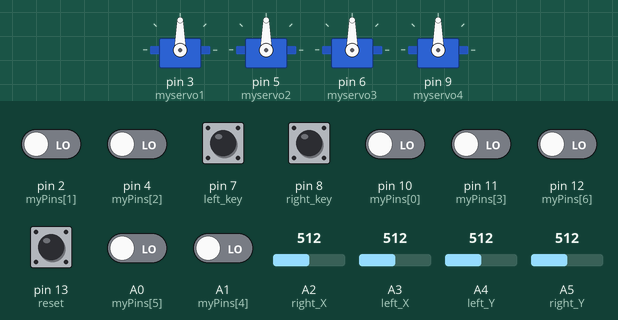
This sketch was run on a simulated Arduino Uno, built with avr-gcc and run on an emulated ATmega328P. Shown: 4 × servo. The test bench sets the inputs (shaded band); at power-on: A0 (myPins[5]), A1 (myPins[4]), pin 2 (myPins[1]), pin 4 (myPins[2]), pin 7 (left_key), pin 8 (right_key), pin 10 (myPins[0]), pin 11 (myPins[3]), pin 12 (myPins[6]), pin 13 (reset) LOW, A2 (right_X) = 512, A3 (left_X) = 512, A4 (left_Y) = 512, A5 (right_Y) = 512. What the sketch prints to the serial monitor is not drawn.

Above: at 3.7 s.
3.8 s: A2 (right_X) set to 716
At 4.96 s:
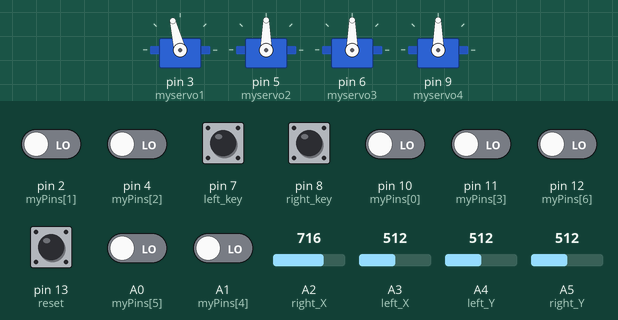
6.8 s: A3 (left_X) set to 716
At 7.07 s:
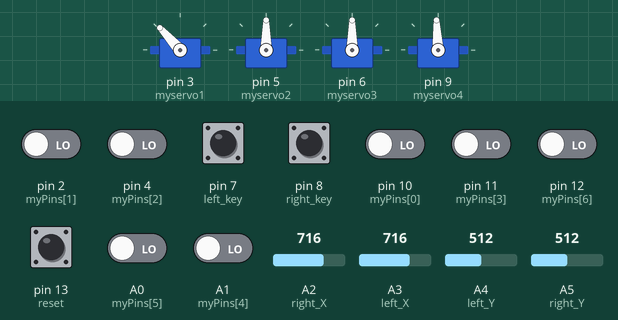
9.8 s: A4 (left_Y) set to 716
At 10.09 s:
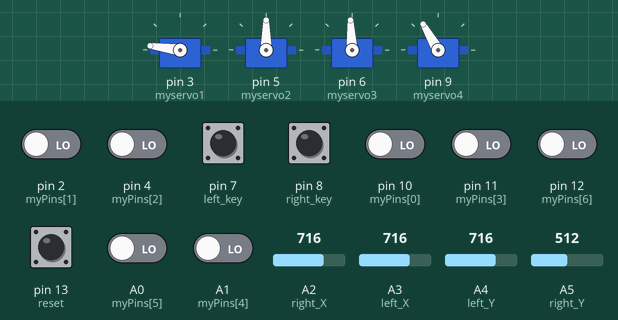
12.8 s: A5 (right_Y) set to 170
At 15.1 s:
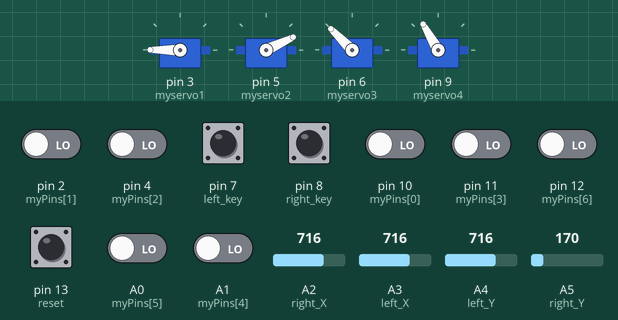
15.8 s: A3 (left_X) set to 170
At 18.4 s:
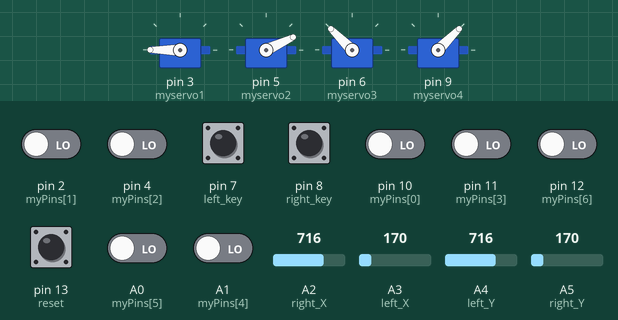
18.8 s: A4 (left_Y) set to 15
At 20.0 s:
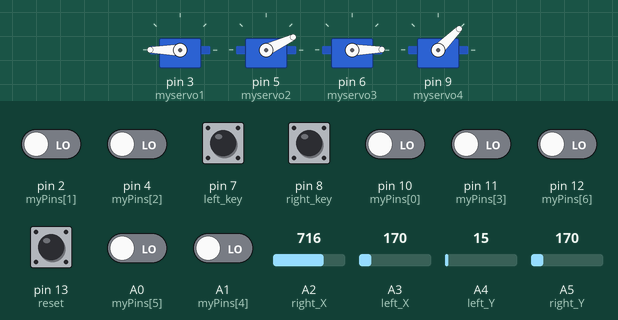
Timing chart, 0 to 21.8 s (numbered marks = the images above; inputs shaded):
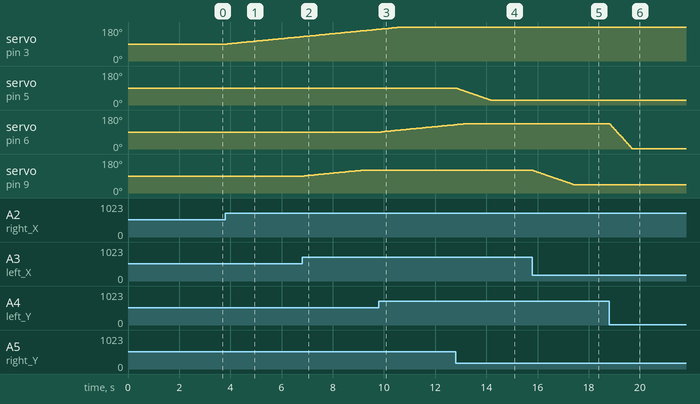

The sketch:

dancingcode.ino
```cpp
#include <Servo.h> // add the servo libraries
Servo myservo1; // create servo object to control a servo
Servo myservo2;
Servo myservo3;
Servo myservo4;
float pos1=90, pos2=90, pos3=90, pos4=90; // define the variable of 4 servo angle,and assign the initial value (that is the boot posture
//angle value)
float speed = 1;
const int right_X = A2; // define the right X pin to A2
const int right_Y = A5; // define the right Y pin to A5
const int right_key = 8; // define the right key pin to 7（that is the value of Z）
const int left_X = A3; // define the left X pin to A3
const int left_Y = A4; // define the left X pin to A4
const int left_key = 7; //define the left key pin to 8（that is the value of Z）
int x1,y1,z1; // define the variable, used to save the joystick value it read.
int x2,y2,z2;
int raspSig;
int raspberry = 0;
int myPins[] = {10 , 2,4 ,11, A1 , A0 ,12};
int target ,target2,target3;
int playerControlled = 0;
int reset= 13;
float high =0;
float pre1 = 0;
float low = 0;
int previous = 0;
boolean toggle = false;
void setup()
{
// boot posture
myservo1.write((int)pos1);
delay(1000);
myservo2.write((int)pos2);
myservo3.write((int)pos3);
myservo4.write((int)pos4);
delay(1500);
pinMode(right_key, INPUT); // set the right/left key to INPUT
pinMode(left_key, INPUT);
pinMode(raspberry, INPUT);
Serial.begin(9600); // set the baud rate to 9600
Serial.print("Starting Service");
}
void loop()
{
myservo1.attach(3); // set the control pin of servo 1 to D3  dizuo-servo1-3
myservo2.attach(5); // set the control pin of servo 2 to D5  arm-servo2-5
myservo3.attach(6); //set the control pin of servo 3 to D6   lower arm-servo-6
myservo4.attach(9); // set the control pin of servo 4 to D9  claw-servo-9
x2 = analogRead(right_X); //read the right X value
y2 = analogRead(right_Y); // read the right Y value
z2 = digitalRead(right_key); //// read the right Z value
x1 = analogRead(left_X); //read the left X value
y1 = analogRead(left_Y); //read the left Y value
z1 = digitalRead(left_key); // read the left Z value

//raspSig = digitalRead(10); // read the left Z value
int hell = getGPIO();

if(left_key==HIGH){
  speed =5;
}else{
  speed =1;
}
// claw
claw();
if( digitalRead(reset) == HIGH){

Serial.print(" Requesting Reset " );
  toggle = true;
  high = hell;
  low =hell;
  //do stuff

Serial.print("\nwaiting... " );
  while ( digitalRead(reset) == HIGH){

    delay(5);
  }

  hell = getGPIO();
  high = max(high ,hell);
    low = min(low ,hell);
    Serial.print(" min " );Serial.print( low );Serial.print( " High " );Serial.print( high );Serial.print( "\n");
}
//Serial.print(" min " );Serial.print( low );Serial.print( " High " );Serial.print( high ); Serial.print(" Cur : ");Serial.print( hell );Serial.print( "\n");
if( high >0){
  if( abs ( previous - hell) < 5 &&abs ( previous - hell) > 1) {
    if( pos4 ==90){
      pos4 = 120;
    }else{
      pos4=90;
    }
  }
  float scaled = (((float)hell) -low)/(high - low)* 40;
  int key = hell %12;
  float noteS = ((float)key)*6;//scaled note

  target = noteS*2 + scaled;
target2 = ((pre1 )*3/2)+10;
if(abs(pow(((float)( previous -hell )),0.2)*21) > abs(target3-90)){
    target3 = pow(((float)( previous -hell )),0.2)*30+90;

}
target3 = (int)lerp((float)target3 ,90.0f ,0.03f);
if(playerControlled==0){
pos3 = lerp( pos3,(float) target ,0.03f);
pos2 = lerp( pos2,(float) target2 ,0.01f);
pos1 = lerp( pos1,(float) target3 ,0.01f);

}
}
high = max( hell , high);
low = min( hell , high);


// rotate
turn();

// upper arm
upper_arm();

//lower arm
lower_arm();
previous = hell;
pre1 = lerp( pre1,(float) hell ,0.5f);
delay (5);
}
int getGPIO(){
  int num= 0;
  int inc =1;
  for(int i =0; i < 7 ; i ++ , inc *=2 ){

    if(digitalRead(myPins[i]) == HIGH)
      num += inc;
  }
  //Serial.print(num);
  //Serial.print("\n");
  return num;
}


//***************************************************
//claw
void claw()
{
//claw
pos4+=getSpeed(x1);
if(pos4>120) //limit the largest angle when open the claw
{
pos4=120;
}


if(pos4<45) //
{
pos4=45; //limit the largest angle when close the claw
}


myservo4.write(pos4); // servo 4 operates the action, claw is gradually closed.

}


//******************************************************/
// turn
void turn()
{
pos1+=getSpeed(x2);
myservo1.write(pos1); // arm turns left

if(pos1>180) //limit the angle when turn right
{
pos1=180;
}


if(pos1<1) // limit the angle when turn left
{
pos1=1;
}

}


//**********************************************************/
// lower arm
void lower_arm()
{


pos2+=getSpeed(y2);
if(pos2<25) // limit the retracted angle
{
pos2=25;
}

if(pos2>180) // limit the stretched angle
{
pos2=180;
}
myservo2.write(pos2); // lower arm will stretch out


}

float lerp (float a , float b , float value){
  return a + value * (b - a);
}


//*************************************************************/

//upper arm
void upper_arm()
{

pos3+=getSpeed(y1);
if(pos3<1) //  limit the angle when go down
{
pos3=1;
}
  if(pos3>135) //limit the lifting angle
{
pos3=135;
}
myservo3.write(pos3); // the upper arm will lift


}


float getSpeed(float num){// A graoh for exponential speed
  float x = (num-500) /500  ;
  return (  x*x*x *speed);
}
```

Measured:
- after the input at 3.8 s, servo on pin 3 (myservo1): moves from 90° to 129° over 2.9 s, starting after 0.08 s
- after the input at 6.8 s, servo on pin 9 (myservo4): moves from 90° to 120° over 2.2 s, starting after 0.08 s
- after the input at 9.8 s, servo on pin 6 (myservo3): moves from 90° to 129° over 2.9 s, starting after 0.09 s
- after the input at 12.8 s, servo on pin 5 (myservo2): moves from 90° to 25° over 1.4 s, starting at once
- after the input at 15.8 s, servo on pin 9 (myservo4): moves from 120° to 45° over 1.6 s, starting at once
- after the input at 18.8 s, servo on pin 6 (myservo3): moves from 135° to 1° over 0.91 s, starting at once
